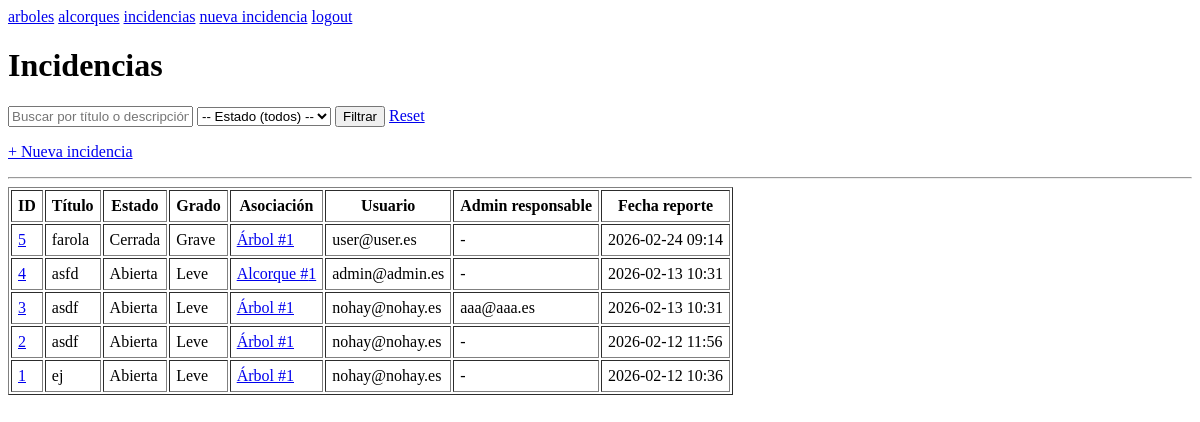
The app's page /incidencias/ (signed in), older data.
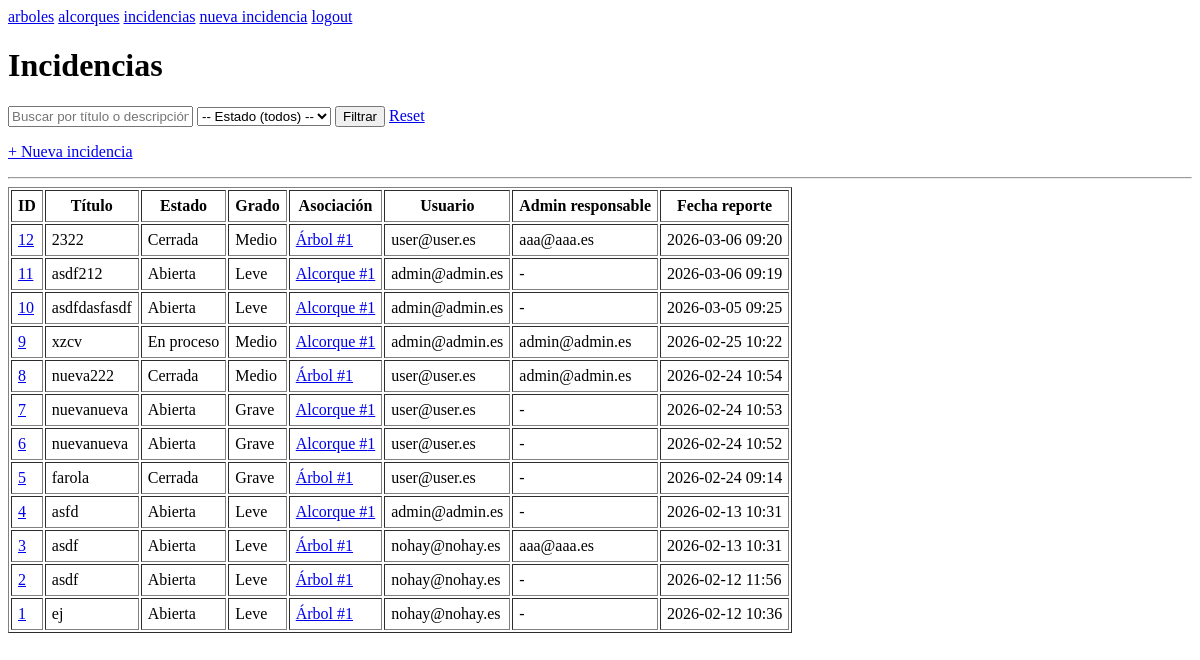
The same page, newer data.
### incidencias/models.py (models this page shows, shortened)
class Incidencia(models.Model):
	class Grado(models.TextChoices):
		LEVE = "LEVE", "Leve"
		MEDIO = "MEDIO", "Medio"
		GRAVE = "GRAVE", "Grave"
	class Estado(models.TextChoices):
		ABIERTA = "ABIERTA", "Abierta"
		EN_PROCESO = "EN_PROCESO", "En proceso"
		CERRADA = "CERRADA", "Cerrada"
	titulo = models.CharField(max_length=120)
	descripcion = models.TextField()
	grado_incidencia = models.CharField(max_length=30, choices=Grado.choices, default=Grado.LEVE)
	fecha_reporte = models.DateTimeField(auto_now_add=True)
	fecha_act = models.DateTimeField(auto_now=True, null=True, blank=True)
	estado = models.CharField(max_length=30, choices=Estado.choices, default=Estado.ABIERTA)
	foto_url = models.TextField(null=True, blank=True)
	usuario = models.ForeignKey("cuentas.Usuario", on_delete=models.PROTECT, related_name="usu_incidencia")
	arbol = models.ForeignKey("inventario.Arbol", on_delete=models.PROTECT, null=True, blank=True, related_name="arbol_inci")
	alcorque = models.ForeignKey("inventario.Alcorque", on_delete=models.PROTECT, null=True, blank=True, related_name="alcorque_inci")
	admin_resp = models.ForeignKey("cuentas.Usuario", on_delete=models.PROTECT, null=True, blank=True, related_name="admin_inci")
	class Meta: constraints = [
		models.CheckConstraint(check=(
			(Q(arbol__isnull=False) & Q(alcorque__isnull=True)) |
			(Q(arbol__isnull=True) & Q(alcorque__isnull=False))),
		name="check_arbol_alcorque_incidencia",),]

### inventario/models.py (models this page shows, shortened)
class Arbol(models.Model):
	class Estado(models.TextChoices):
		BUENO = "BUENO", "Bueno"
		REGULAR = "REGULAR", "Regular"
		MALO = "MALO", "Malo"
		NECESITA_INTERVENCION = "NECESITA_INTERVENCION", "Necesita intervención"
	especie = models.ForeignKey("inventario.Especie", on_delete=models.PROTECT, related_name="arboles",)
	barrio = models.ForeignKey("inventario.Barrio", on_delete=models.PROTECT, related_name="arboles",)
	estado = models.CharField(max_length=50, choices=Estado.choices, default=Estado.BUENO)
	latitud = models.DecimalField(max_digits=9, decimal_places=6, null=True, blank=True)
	longitud = models.DecimalField(max_digits=9, decimal_places=6, null=True, blank=True)
	direccion = models.TextField(null=True, blank=True)
	fecha_plant = models.DateTimeField(null=True, blank=True)
	observaciones = models.TextField(null=True, blank=True)
	class Meta: constraints = [
		models.UniqueConstraint(fields=["latitud", "longitud"], name="un_arbol_por_ubi",)]

class Alcorque(models.Model):
	class Estado(models.TextChoices):
		BUENO = "BUENO", "Bueno"
		REGULAR = "REGULAR", "Regular"
		MALO = "MALO", "Malo"
		NECESITA_INETRVENCION = "NECESITA_INTERVENCION", "Necesita intervención"
	class Potencial(models.TextChoices):
		APTO = "APTO", "Apto"
		NO_APTO = "NO_APTO", "No apto"
	barrio = models.ForeignKey("inventario.Barrio", on_delete=models.PROTECT, related_name="alcorque",)
	estado = models.CharField(max_length=50, choices=Estado.choices, default=Estado.BUENO)
	latitud = models.DecimalField(max_digits=9, decimal_places=6, null=True, blank=True)
	longitud = models.DecimalField(max_digits=9, decimal_places=6, null=True, blank=True)
	direccion = models.TextField(null=True, blank=True)
	observaciones = models.TextField(null=True, blank=True)
	class Meta: constraints = [
                models.UniqueConstraint(fields=["latitud", "longitud"], name="un_alcorque_por_ubi",)]

### cuentas/models.py (models this page shows, shortened)
class Usuario(AbstractUser):
	class Rol(models.TextChoices):
		REGISTRADO = "REGISTRADO", "Registrado"
		ADMINISTRADOR = "ADMINISTRADOR", "Administrador"
	class EstadoCuenta(models.TextChoices):
		ACTIVA = "ACTIVA", "Activa"
		PENDIENTE_ELIMINACION = "PENDIENTE_ELIMINACION", "Pendiente eliminación"
		ELIMINADA = "ELIMINADA", "Eliminada"
	nombre = models.CharField(max_length=159)
	correo = models.EmailField(unique=True)
	rol = models.CharField(max_length=20, choices=Rol.choices, default=Rol.REGISTRADO,)
	fecha_registro = models.DateTimeField(default=timezone.now)
	estado_cuenta = models.CharField(max_length=30, choices=EstadoCuenta.choices, default=EstadoCuenta.ACTIVA)
	USERNAME_FIELD = "correo"
	REQUIRED_FIELDS = ["username"]
	@property
	def es_admin(self) -> bool:
		return self.rol == self.Rol.ADMINISTRADOR

### incidencias/views.py (the view)
# urls.py: path("", views.incidencia_lista, name="incidencia_lista"),
@login_required
def incidencia_lista(request):
    qs = Incidencia.objects.select_related(
        "usuario", "admin_resp", "arbol", "alcorque"
    )
    if not request.user.es_admin:
        qs = qs.filter(usuario=request.user)
    estado = request.GET.get("estado", "").strip()
    q = request.GET.get("q", "").strip()
    if estado:
        qs = qs.filter(estado=estado)
    if q:
        qs = qs.filter(Q(titulo__icontains=q) | Q(descripcion__icontains=q))
    qs = qs.order_by("-fecha_reporte")
    return render(request, "incidencias/incidencia_lista.html", {
        "incidencias": qs,
        "estado": estado,
        "q": q
    })

### incidencias/templates/incidencias/incidencia_lista.html (shortened to what this page needs)
{% extends "base.html" %}
{% block content %}
<h1>Incidencias</h1>
<form method="get">
    <input type="text" name="q" placeholder="Buscar por título o descripción" value="{{ q }}">
    <select name="estado">
        <option value="">-- Estado (todos) --</option>
    </select>
    <button type="submit">Filtrar</button>
    <a href="/incidencias/">Reset</a>
</form>
<p><a href="/incidencias/nueva/">+ Nueva incidencia</a></p>
<hr>
<table border="1" cellpadding="6">
    <thead>
        <tr>
            <th>ID</th>
            <th>Título</th>
            <th>Estado</th>
            <th>Grado</th>
            <th>Asociación</th>
            <th>Usuario</th>
            <th>Admin responsable</th>
            <th>Fecha reporte</th>
        </tr>
    </thead>
    <tbody>
        {% for i in incidencias %}
        <tr>
            <td><a href="{% url 'incidencia_detalle' i.id %}">{{ i.id }}</a></td>
            <td>{{ i.titulo }}</td>
            <td>{{ i.get_estado_display }}</td>
            <td>{{ i.get_grado_incidencia_display }}</td>
            <td>
                {% if i.arbol %}
                <a href="{% url 'arbol_detalle' i.arbol.id %}">Árbol #{{ i.arbol.id }}</a>
                {% elif i.alcorque %}
                <a href="{% url 'alcorque_detalle' i.alcorque.id %}">Alcorque #{{ i.alcorque.id }}</a>
                {% else %}
                -
                {% endif %}
            </td>
            <td>{{ i.usuario.correo }}</td>
            <td>{% if i.admin_resp %}{{ i.admin_resp.correo }}{% else %}-{% endif %}</td>
            <td>{{ i.fecha_reporte|date:"Y-m-d H:i" }}</td>
        </tr>
        {% empty %}
        <tr>
            <td colspan="8">No hay incidencias.</td>
        </tr>
        {% endfor %}
    </tbody>
</table>
{% endblock %}

### templates/base.html (shortened to what this page needs)
<!DOCTYPE html>
<html lang="es">
<head>
</head>
<body>
    <nav>
        <a href="{% url 'arbol_lista' %}">arboles</a>
        <a href="{% url 'alcorque_lista' %}">alcorques</a>
        <a href="{% url 'incidencia_lista' %}">incidencias</a>
        <a href="{% url 'nueva_incidencia' %}">nueva incidencia</a>
        {% if user.is_authenticated %}
            <a href="{% url 'logout' %}">logout</a>
        {% else %}
            <a href="{% url 'login' %}">login</a>
        {% endif %}
    </nav>
    <main>
        {% block content %}{% endblock %}
    </main>
</body>
</html>

Row changes from the older to the newer data that the page shows:
added Incidencia: id "12", titulo "2322", estado "Cerrada", grado_incidencia "Medio", arbol.id "1", usuario.correo "user@user.es", admin_resp.correo "aaa@aaa.es", fecha_reporte "2026-03-06 09:20"
added Incidencia: id "11", titulo "asdf212", estado "Abierta", grado_incidencia "Leve", alcorque.id "1", usuario.correo "admin@admin.es", fecha_reporte "2026-03-06 09:19"
added Incidencia: id "10", titulo "asdfdasfasdf", estado "Abierta", grado_incidencia "Leve", alcorque.id "1", usuario.correo "admin@admin.es", fecha_reporte "2026-03-05 09:25"
added Incidencia: id "9", titulo "xzcv", estado "En proceso", grado_incidencia "Medio", alcorque.id "1", usuario.correo "admin@admin.es", admin_resp.correo "admin@admin.es", fecha_reporte "2026-02-25 10:22"
added Incidencia: id "8", titulo "nueva222", estado "Cerrada", grado_incidencia "Medio", arbol.id "1", usuario.correo "user@user.es", admin_resp.correo "admin@admin.es", fecha_reporte "2026-02-24 10:54"
added Incidencia: id "7", titulo "nuevanueva", estado "Abierta", grado_incidencia "Grave", alcorque.id "1", usuario.correo "user@user.es", fecha_reporte "2026-02-24 10:53"
added Incidencia: id "6", titulo "nuevanueva", estado "Abierta", grado_incidencia "Grave", alcorque.id "1", usuario.correo "user@user.es", fecha_reporte "2026-02-24 10:52"
